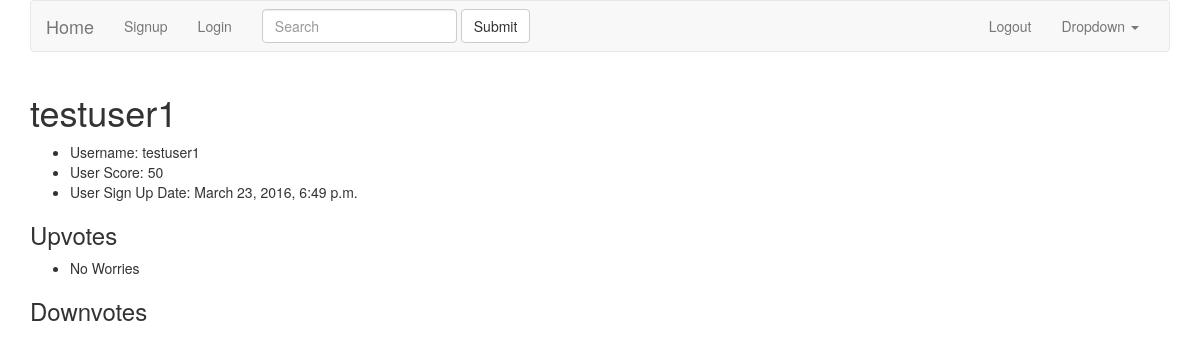
The page /userdetail/2 on the database as committed earlier.
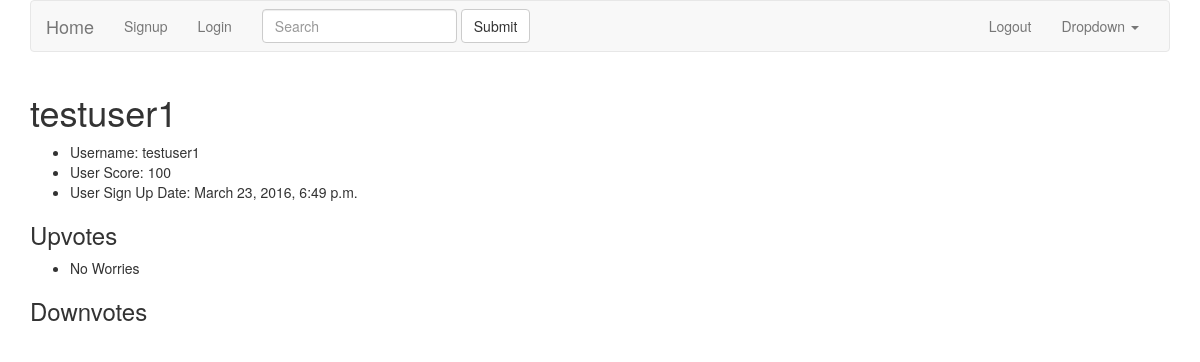
The same page on the database as committed later.
### duckapp/models.py (models this page shows)
class UserProfile(models.Model):
    user = models.OneToOneField('auth.User')
    score = models.IntegerField(default=0)
    sign_up_date = models.DateTimeField(auto_now_add=True)
    upvotes = models.ManyToManyField(Answer, related_name='upvote')
    downvotes = models.ManyToManyField(Answer, related_name='downvote')

### duckapp/views.py (the view)
# urls.py: url(r'^userdetail/(?P<pk>\d+)', UserDetailView.as_view(), name='user_detail'),
class UserDetailView(DetailView):
    model = UserProfile

### duckapp/models.py (called while the page is built)
    def __str__(self):
        return "{}".format(self.title)

### duckapp/templates/duckapp/userprofile_detail.html (shortened to what this page needs)
{% extends 'base.html' %}
{% load bootstrap3 %}
{% block content %}
<div class="container">
<h1>{{ object.user }}</h1>
    <ul>
        <li>Username: {{ object.user }}</li>
        <li>User Score: {{ object.score }}</li>
        <li>User Sign Up Date: {{ object.sign_up_date }}</li>
    </ul>
    <h3>Upvotes</h3>
    <ul>
        {% for upvote in object.upvotes.all %}
            <li>{{ upvote }}</li>
        {% endfor %}
    </ul>
    <h3>Downvotes</h3>
</div>
{% endblock %}

Rows that differ between the two databases and show on the page:
changed UserProfile "testuser1": score "50" → "100"
